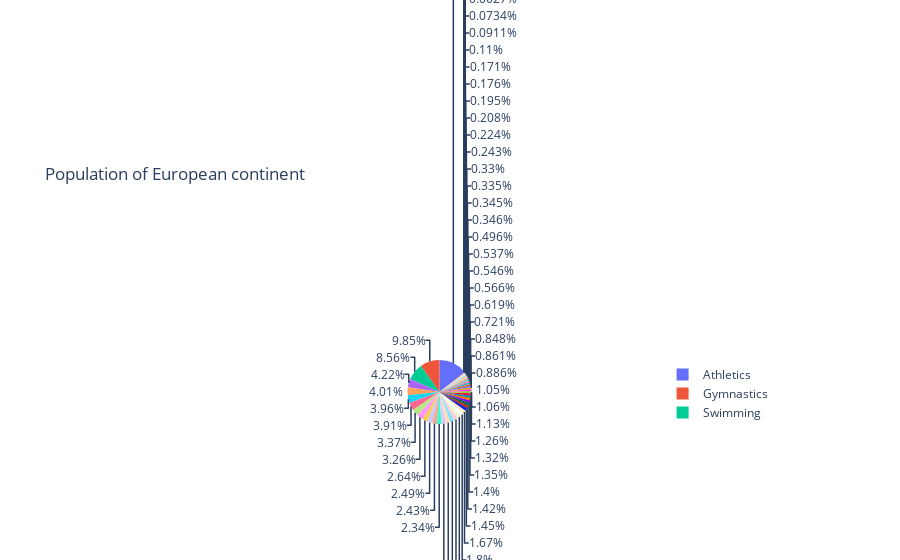

Source (notebook cell):
### Code cell
fig = px.pie(df_copy, values='Number', names='Sport', title='Population of European continent')
fig.show()
plt.savefig("picture2.png")

### Figure 1 — Plotly figure (JSON) as saved in the notebook; plotly's stock layout.template omitted (floating-point values rounded to 4 significant figures)
{"data": [{"domain": {"x": [0, 1], "y": [0, 1]}, "hovertemplate": "Sport=%{label}<br>Number=%{value}<extra></extra>", "labels": ["Basketball", "Judo", "Football", "Tug-Of-War", "Speed Skating", "Cross Country Skiing", "Athletics", "Ice Hockey", "Swimming", "Badminton", "Sailing", "Biathlon", "Gymnastics", "Art Competitions", "Alpine Skiing", "Handball", "Weightlifting", "Wrestling", "Luge", "Water Polo", "Hockey", "Rowing", "Bobsleigh", "Fencing", "Equestrianism", "Shooting", "Boxing", "Taekwondo", "Cycling", "Diving", "Canoeing", "Tennis", "Modern Pentathlon", "Figure Skating", "Golf", "Softball", "Archery", "Volleyball", "Synchronized Swimming", "Table Tennis", "Nordic Combined", "Baseball", "Rhythmic Gymnastics", "Freestyle Skiing", "Rugby Sevens", "Trampolining", "Beach Volleyball", "Triathlon", "Ski Jumping", "Curling", "Snowboarding", "Rugby", "Short Track Speed Skating", "Skeleton", "Lacrosse", "Polo", "Cricket", "Racquets", "Motorboating", "Military Ski Patrol", "Croquet", "Jeu De Paume", "Roque", "Alpinism", "Basque Pelota", "Aeronautics"], "legendgroup": "", "name": "", "showlegend": true, "type": "pie", "values": [4536, 3801, 6745, 170, 5613, 9133, 38624, 5516, 23195, 1457, 6586, 4893, 26707, 3578, 8829, 3665, 3937, 7154, 1479, 3846, 5417, 10595, 3058, 10735, 6344, 11448, 6047, 606, 10859, 2842, 6171, 2862, 1677, 2298, 247, 478, 2334, 3404, 909, 1955, 1344, 894, 658, 937, 299, 152, 564, 529, 2401, 463, 936, 162, 1534, 199, 60, 95, 24, 12, 17, 24, 19, 11, 4, 25, 2, 1]}], "layout": {"legend": {"tracegroupgap": 0}, "title": {"text": "Population of European continent"}}}
